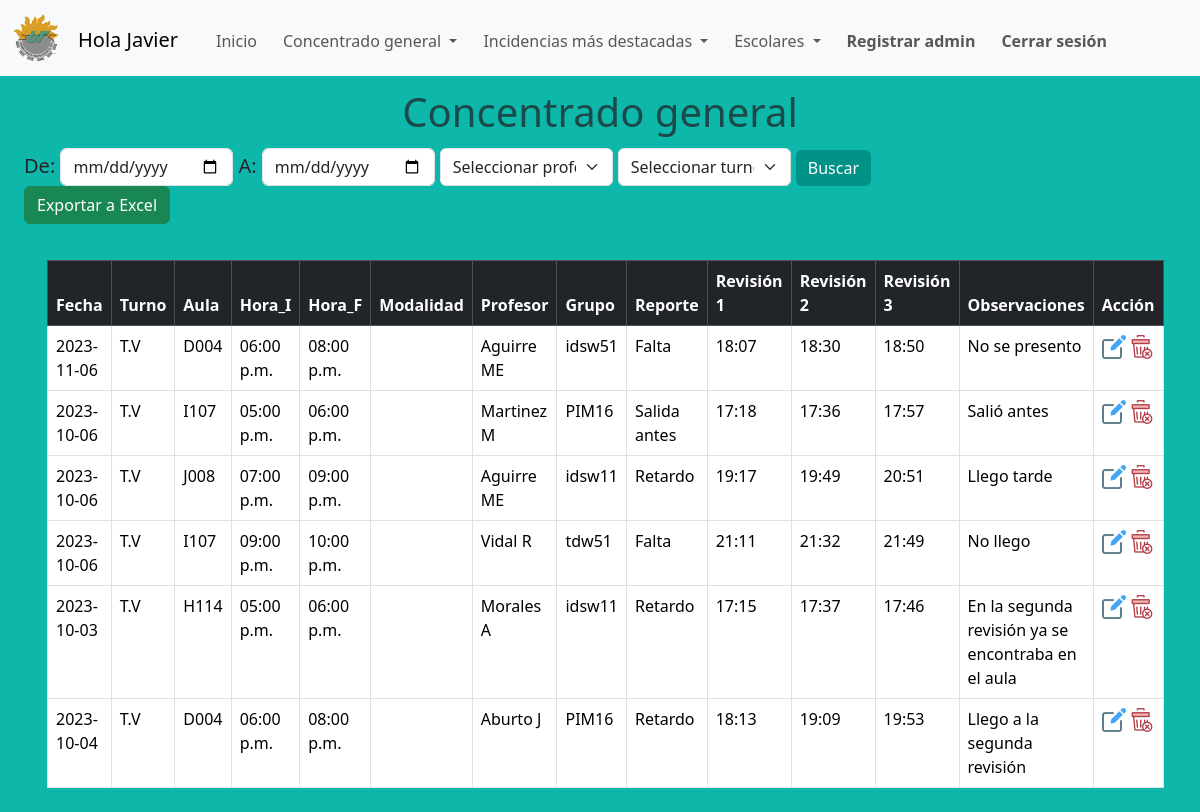
/layouts_admins/concentrado.php (signed in), run on an earlier commit of the app's database.
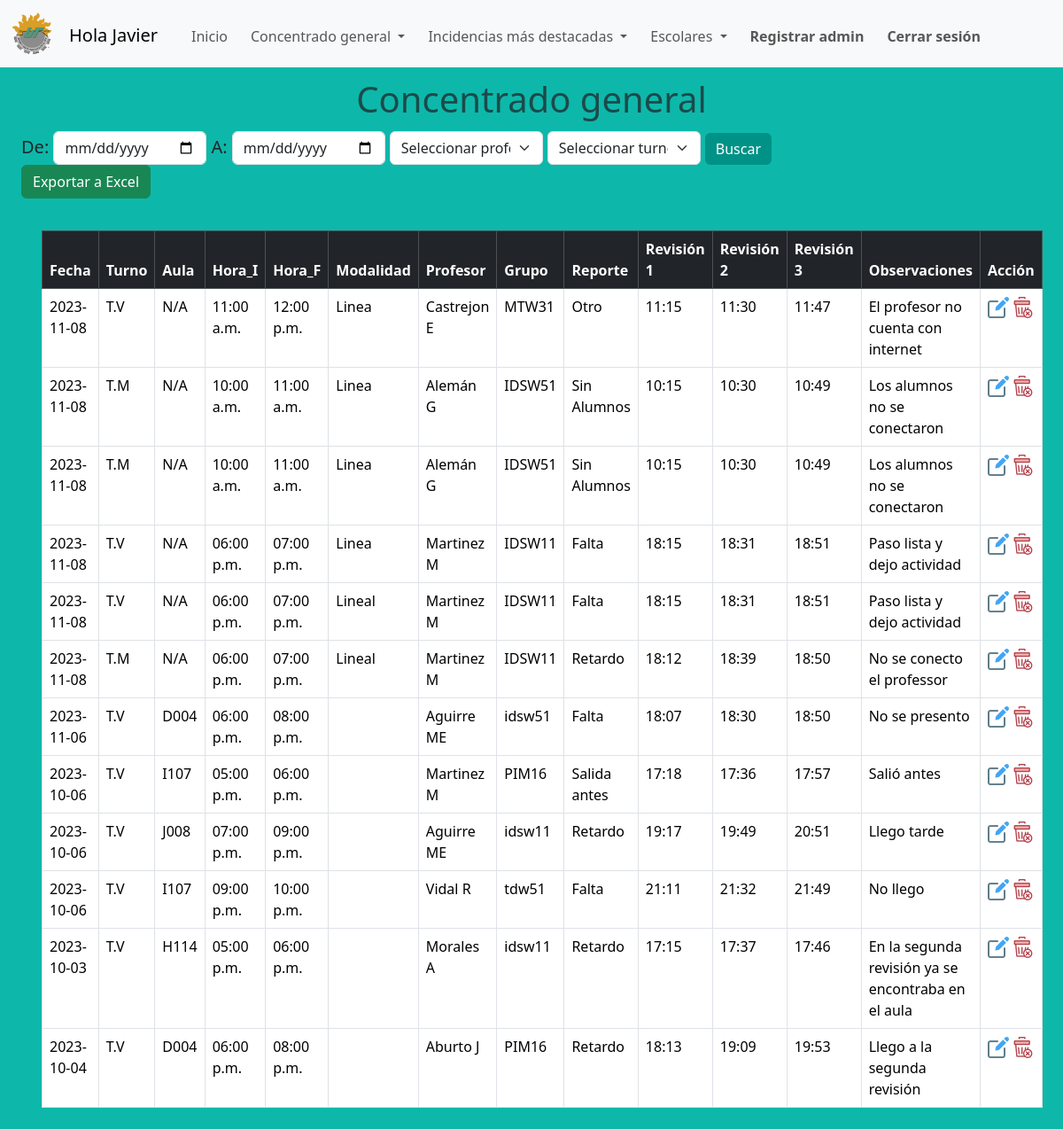
And on a later commit of the database.
### tables this page shows
CREATE TABLE IF NOT EXISTS `revisiones` (
  `id` int NOT NULL AUTO_INCREMENT,
  `fecha` date NOT NULL,
  `turno` varchar(10) NOT NULL,
  `aula` varchar(10) DEFAULT NULL,
  `hora_inicio` varchar(10) DEFAULT NULL,
  `hora_final` varchar(10) DEFAULT NULL,
  `modalidad` varchar(50) NOT NULL,
  `profesor` int DEFAULT NULL,
  `grupo` varchar(10) DEFAULT NULL,
  `reporte` varchar(50) DEFAULT NULL,
  `revision_1` varchar(10) NOT NULL,
  `revision_2` varchar(10) NOT NULL,
  `revision_3` varchar(10) NOT NULL,
  `observaciones` varchar(250) DEFAULT NULL,
  `justificado` varchar(2) NOT NULL,
  `comentarios` varchar(250) NOT NULL,
  PRIMARY KEY (`id`),
  KEY `profesor` (`profesor`)
);

CREATE TABLE IF NOT EXISTS `profesores` (
  `id` int NOT NULL AUTO_INCREMENT,
  `nomenclatura` varchar(100) DEFAULT NULL,
  `nombres` varchar(100) DEFAULT NULL,
  `primer_apellido` varchar(100) DEFAULT NULL,
  `segundo_apellido` varchar(100) DEFAULT NULL,
  `correo` varchar(100) DEFAULT NULL,
  `director` int DEFAULT NULL,
  PRIMARY KEY (`id`),
  KEY `director` (`director`)
);

### layouts_admins/concentrado.php (the view, shortened to what the rows shown need)
<!DOCTYPE html>
<html lang="en">
<head>
    <link href="https://cdn.jsdelivr.net/npm/bootstrap@5.3.2/dist/css/bootstrap.min.css" rel="stylesheet">
    <link rel="stylesheet" href="../css/style.css">
</head>
<body class="captura_background">
<?php include ("navbar.php");?>
<h1 class="h1-tittles text-muted">Concentrado general </h1>
<div class="div-table">
  <br>
  <?php
  include ('../php/connection.php');
  if(isset($_POST['buscar_revi'])){
    ?>
    <a class="btn-delete-filter" href="concentrado.php"><button type="submit" class="btn btn-danger btn-delete-filter">Borrar busqueda</button></a>
    <br><br>
    <table class="table table-bordered">
    <thead class="table-dark">
      <tr>
        <th scope="col">Fecha</th>
        <th scope="col">Turno</th>
        <th scope="col">Aula</th>
        <th scope="col">Hora_I</th>
        <th scope="col">Hora_F</th>
        <th scope="col">Modalidad</th>
        <th scope="col">Profesor</th>
        <th scope="col">Grupo</th>
        <th scope="col">Reporte</th>
        <th scope="col">Revision_1</th>
        <th scope="col">Revision_2</th>
        <th scope="col">Revision_3</th>
        <th scope="col">Observaciones</th>
        <th scope="col">Accion</th>
      </tr>
    </thead>
    <tbody>
    <?php
    $date_1 = $_POST['buscar_date1'];
    $date_2 = $_POST['buscar_date2'];
    $turno = $_POST['turno'];
    $profesor = $_POST['c_profesor'];
    $filtro = '';
  if($date_1 == '' AND $date_2 == '' AND $turno =='' AND $profesor ==''){$filtro;}else{
    if($date_1 !== '' AND $date_2 !== '' AND $turno =='' AND $profesor ==''){$filtro = "WHERE fecha BETWEEN '$date_1' AND '$date_2'";}
    if($date_1 == '' AND $date_2 == '' AND $turno !=='' AND $profesor ==''){$filtro = "WHERE turno = '$turno'";}
    if($date_1 == '' AND $date_2 == '' AND $turno =='' AND $profesor !==''){$filtro = "WHERE profesor = '$profesor'";}
    if($date_1 !== '' AND $date_2 !== '' AND $turno =='' AND $profesor !==''){$filtro = "WHERE fecha BETWEEN '$date_1' AND '$date_2' AND profesor = '$profesor'";}
    if($date_1 !== '' AND $date_2 !== '' AND $turno !=='' AND $profesor ==''){$filtro = "WHERE fecha BETWEEN '$date_1' AND '$date_2' AND turno = '$turno'";}
    if($date_1 == '' AND $date_2 == '' AND $turno !=='' AND $profesor !==''){$filtro = "WHERE profesor = '$profesor' AND turno = '$turno'";}
  }
    $query = "SELECT revisiones.id, revisiones.fecha, revisiones.turno, revisiones.aula,
    revisiones.hora_inicio, revisiones.hora_final,
    revisiones.modalidad, profesores.nomenclatura, revisiones.grupo, revisiones.reporte,
    revisiones.revision_1,revisiones.revision_2, revisiones.revision_3,
    revisiones.observaciones FROM revisiones
    INNER JOIN profesores ON revisiones.profesor = profesores.id $filtro  ORDER BY fecha DESC";
    $query_run = mysqli_query($connection, $query);
    ?>
    <?php
    if(mysqli_num_rows($query_run) > 0){
      foreach($query_run as $items){
        ?>
        <tr>
          <td><?= $items['fecha'];?></td>
          <td><?= $items['turno'];?></td>
          <td><?= $items['aula'];?></td>
          <td><?= $items['hora_inicio'];?></td>
          <td><?= $items['hora_final'];?></td>
          <td><?= $items['modalidad'];?></td>
          <td><?= $items['nomenclatura'];?></td>
          <td><?= $items['grupo'];?></td>
          <td><?= $items['reporte'];?></td>
          <td><?= $items['revision_1'];?></td>
          <td><?= $items['revision_2'];?></td>
          <td><?= $items['revision_3'];?></td>
          <td><?= $items['observaciones'];?></td>
          <td>
                  <button type="button" class="btn btn-primary" data-bs-toggle="modal" data-bs-target="#exampleModalfiltro_<?php echo $items['id']; ?>">Editar</button>
              </td>
        </tr>
                <div class="modal fade" id="exampleModalfiltro_<?php echo $items['id']; ?>" tabindex="-1" aria-labelledby="exampleModalLabel" aria-hidden="true">
                    <div class="modal-dialog">
                        <div class="modal-content">
                            <div class="modal-header">
                                <h1 class="modal-title fs-5" id="exampleModalLabel">Editar</h1>
                                <button type="button" class="btn-close" data-bs-dismiss="modal" aria-label="Close"></button>
                            </div>
                            <div class="modal-body modal-background">
                            <form action="../php/editar_concentrado_general.php" method="POST">
                                <div class="mb-3">
                                    <label for="recipient-name" class="col-form-label">Fecha</label>
                                    <input type="date" class="form-control" id="recipient-name" name="fecha" value="<?php echo $items['fecha']; ?>">
                                </div>
                                <div class="mb-3">
                                    <label for="recipient-name" class="col-form-label">Turno</label>
                                    <input type="text" class="form-control" id="recipient-name" name="turno" value="<?php echo $items['turno']; ?>">
                                </div>
                                <div class="mb-3">
                                    <label for="recipient-name" class="col-form-label">Aula</label>
                                    <input type="text" class="form-control" id="recipient-name" name="aula" value="<?php echo $items['aula']; ?>">
                                </div>
                                <div class="mb-3">
                                    <label for="recipient-name" class="col-form-label">Horario Inicial</label>
                                    <input type="text" class="form-control" id="recipient-name" name="hora_inicio" value="<?php echo $items['hora_inicio']; ?>">
                                </div>
                                <div class="mb-3">
                                    <label for="recipient-name" class="col-form-label">Horario Final</label>
                                    <input type="text" class="form-control" id="recipient-name" name="hora_final" value="<?php echo $items['hora_final']; ?>">
                                </div>
                                <div class="mb-3">
                                    <label for="recipient-name" class="col-form-label">Modalidad</label>
                                    <input type="text" class="form-control" id="recipient-name" name="modalidad" value="<?php echo $items['modalidad']; ?>">
                                </div>
                                <div class="mb-2">
                                    <label for="recipient-name" class="col-form-label">Profesor</label>
                                    <div class="form-floating">
                                      <select class="form-select" id="floatingSelect" aria-label="Floating label select example" id="profesor" value="<?php echo $items['nomenclatura']; ?>" name="profesor" required>
                                          <option selected > Seleccione un Profesor</option>
                                          <?php
                                              include('../php/connection.php');
                                              $consul = "SELECT CONCAT(id, ' ', nomenclatura) AS profesor FROM profesores ORDER BY nomenclatura ASC";
                                              $resul = mysqli_query($connection, $consul) or die ("Algo salio mal");
                                              while($column = mysqli_fetch_array($resul)){
                                                  $optionname=$column['profesor'];
                                                  echo "<option value='$optionname'>$optionname</option>";
                                              }
                                          ?>
                                      </select>
                                      <label for="floatingSelect">Profesor</label>
                                    </div>
                                </div>
                                <div class="mb-3">
                                    <label for="recipient-name" class="col-form-label">Grupo</label>
                                    <input type="text" class="form-control" id="recipient-name" name="grupo" value="<?php echo $items['grupo']; ?>">
                                </div>
                                <div class="mb-3">
                                  <label for="recipient-name" class="col-form-label">Reporte</label>
                                  <div class="form-floating">
                                    <select class="form-select" id="floatingSelect" aria-label="Floating label select example" id="profesor" value="<?php echo $items['reporte']; ?>" name="reporte" required>
                                      <option selected>Seleccionar reporte</option>
                                      <option value="Retardo"<?php if($items['reporte']=="Retardo") echo 'selected="selected"';?>>Retardo</option>
                                      <option value="Falta"<?php if($items['reporte']=="Falta") echo 'selected="selected"';?>>Falta</option>
                                      <option value="Salida antes"<?php if($items['reporte']=="Salida antes") echo 'selected="selected"';?>>Salida antes</option>
                                    </select>
                                    <label for="floatingSelect">Reporte</label>
                                  </div>
                                </div>
                                <div class="mb-3">
                                    <input type="hidden" class="form-control" id="recipient-name" name="id" value="<?php echo $items['id']; ?>">
                                </div>
                                <div class="mb-3">
                                    <label for="recipient-name" class="col-form-label">Revision 1</label>
                                    <input type="time" class="form-control" id="recipient-name" name="revision_1" value="<?php echo $items['revision_1']; ?>">
                                </div>
                                <div class="mb-3">
                                    <label for="recipient-name" class="col-form-label">Revision 2</label>
                                    <input type="time" class="form-control" id="recipient-name" name="revision_2" value="<?php echo $items['revision_2']; ?>">
                                </div>
                                <div class="mb-3">
                                    <label for="recipient-name" class="col-form-label">Revision 3</label>
                                    <input type="time" class="form-control" id="recipient-name" name="revision_3" value="<?php echo $items['revision_3']; ?>">
                                </div>
                                <div class="mb-3">
                                    <label for="recipient-name" class="col-form-label">Observaciones</label>
                                    <input type="text" class="form-control" id="recipient-name" name="observaciones" value="<?php echo $items['observaciones']; ?>">
                                </div>
                            </div>
                            <div class="modal-footer">
                                <button type="button" class="btn btn-secondary" data-bs-dismiss="modal">Cancelar</button>
                                <button type="submit" class="btn btn-primary">Guardar Cambios</button>
                            </div>
                            </form>
                        </div>
                    </div>
                </div>
      <?php
      }
    }
    else{
      ?>
      <tr>
        <td class="else-results" colspan="13" style="color:red;">No se encontraron resultados</td>
      </tr>
      <?php
    }
  }else{
    ?>
<div class="div-table">
<table class="table table-bordered">
  <thead class="table-dark">
    <tr>
      <th scope="col">Fecha</th>
      <th scope="col">Turno</th>
      <th scope="col">Aula</th>
      <th scope="col">Hora_I</th>
      <th scope="col">Hora_F</th>
      <th scope="col">Modalidad</th>
      <th scope="col">Profesor</th>
      <th scope="col">Grupo</th>
      <th scope="col">Reporte</th>
      <th scope="col">Revisión 1</th>
      <th scope="col">Revisión 2</th>
      <th scope="col">Revisión 3</th>
      <th scope="col">Observaciones</th>
      <th scope="col">Acción</th>
    </tr>
  </thead>
  <tbody>
    <?php
    include('../php/connection.php');
    $consul = "SELECT revisiones.id, revisiones.fecha, revisiones.turno, revisiones.aula,
    revisiones.hora_inicio,revisiones.hora_final, revisiones.modalidad,
    profesores.nomenclatura, revisiones.grupo, revisiones.reporte,
    revisiones.revision_1,revisiones.revision_2, revisiones.revision_3,
    revisiones.observaciones FROM revisiones
    INNER JOIN profesores ON revisiones.profesor = profesores.id  ORDER BY id DESC";
    $result = mysqli_query($connection, $consul) or die ("Algo salio mal");
    if(mysqli_num_rows($result) > 0){
        foreach($result as $row){
          ?>
            <tr>
              <td><?php echo $row["fecha"]; ?></td>
              <td><?php echo $row["turno"];?></td>
              <td><?php echo $row["aula"]; ?></td>
              <td><?php echo $row["hora_inicio"];?></td>
              <td><?php echo $row["hora_final"];?></td>
              <td><?php echo $row["modalidad"];?></td>
              <td><?php echo $row["nomenclatura"];?></td>
              <td><?php echo $row["grupo"]; ?></td>
              <td><?php echo $row["reporte"]; ?></td>
              <td><?php echo $row["revision_1"]; ?></td>
              <td><?php echo $row["revision_2"]; ?></td>
              <td><?php echo $row["revision_3"]; ?></td>
              <td><?php echo $row["observaciones"]; ?></td>
              <td>
                <img src="../images/editar.png" alt="Editar" class="btn-img" data-bs-toggle="modal" data-bs-target="#exampleModal_<?php echo $row['id']; ?>" onclick="openModal('<?php echo $row['id']; ?>', 'editar')">
                <img src="../images/eliminar.png" alt="Eliminar" class="btn-img" data-bs-toggle="modal" data-bs-target="#borrar_<?php echo $row['id']; ?>" onclick="openModal('<?php echo $row['id']; ?>', 'eliminar')">
              </td>
            </tr>
                <?php
    }
    ?>
        </tbody>
    </table>
    </div>
    <?php
    }}
    ?>
</body>
</html>

What changed in the data, as far as the page shows it:
added revisiones: fecha "2023-11-08", turno "T.V", aula "N/A", hora_inicio "11:00 a.m.", hora_final "12:00 p.m.", modalidad "Linea", profesor.nomenclatura "Castrejon E", grupo "MTW31", reporte "Otro", revision_1 "11:15", revision_2 "11:30", revision_3 "11:47", observaciones "El profesor no cuenta con internet"
added revisiones: fecha "2023-11-08", turno "T.M", aula "N/A", hora_inicio "10:00 a.m.", hora_final "11:00 a.m.", modalidad "Linea", profesor.nomenclatura "Alemán G", grupo "IDSW51", reporte "Sin Alumnos", revision_1 "10:15", revision_2 "10:30", revision_3 "10:49", observaciones "Los alumnos no se conectaron"
added revisiones: fecha "2023-11-08", turno "T.M", aula "N/A", hora_inicio "10:00 a.m.", hora_final "11:00 a.m.", modalidad "Linea", profesor.nomenclatura "Alemán G", grupo "IDSW51", reporte "Sin Alumnos", revision_1 "10:15", revision_2 "10:30", revision_3 "10:49", observaciones "Los alumnos no se conectaron"
added revisiones: fecha "2023-11-08", turno "T.V", aula "N/A", hora_inicio "06:00 p.m.", hora_final "07:00 p.m.", modalidad "Linea", profesor.nomenclatura "Martinez M", grupo "IDSW11", reporte "Falta", revision_1 "18:15", revision_2 "18:31", revision_3 "18:51", observaciones "Paso lista y dejo actividad"
added revisiones: fecha "2023-11-08", turno "T.V", aula "N/A", hora_inicio "06:00 p.m.", hora_final "07:00 p.m.", modalidad "Lineal", profesor.nomenclatura "Martinez M", grupo "IDSW11", reporte "Falta", revision_1 "18:15", revision_2 "18:31", revision_3 "18:51", observaciones "Paso lista y dejo actividad"
added revisiones: fecha "2023-11-08", turno "T.M", aula "N/A", hora_inicio "06:00 p.m.", hora_final "07:00 p.m.", modalidad "Lineal", profesor.nomenclatura "Martinez M", grupo "IDSW11", reporte "Retardo", revision_1 "18:12", revision_2 "18:39", revision_3 "18:50", observaciones "No se conecto el professor"
